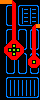

Below is a game level as drawn by its tile map, then a one-line description and the .tmx file that defines it, in full:
An orthogonal 10x25 tile map with 4x4 px tiles, 1 tile layer (Capa de Patrones 1).

<map version="1.0" tiledversion="1.0.2" orientation="orthogonal" renderorder="right-down" width="10" height="25" tilewidth="4" tileheight="4" nextobjectid="1">
 <tileset firstgid="1" source="tilesetFactory.tsx" />
 <layer name="Capa de Patrones 1" width="10" height="25">
  <data encoding="csv">
14,14,14,8,13,13,13,13,13,13,
13,1,6,4,1,6,6,6,6,2,
13,5,13,4,5,5,6,5,6,5,
13,5,13,4,5,5,6,5,6,5,
13,5,13,4,5,5,6,5,6,5,
13,5,13,4,5,5,6,5,6,5,
13,9,6,4,9,6,6,6,7,14,
13,1,6,4,1,6,2,1,4,2,
13,5,13,4,5,13,5,5,4,5,
13,5,13,4,5,13,5,5,4,5,
13,5,7,4,8,13,5,5,4,5,
13,7,4,3,4,8,5,5,4,5,
13,4,3,3,3,4,10,9,4,10,
13,11,4,3,4,12,2,1,4,2,
13,5,11,4,12,13,5,7,4,8,
13,5,13,5,5,13,5,4,3,4,
13,5,13,5,5,13,5,11,4,12,
13,5,13,5,5,13,5,5,13,5,
13,9,6,10,9,6,10,9,6,10,
13,1,6,6,6,6,6,6,6,2,
13,5,5,5,5,5,5,5,5,5,
13,5,5,5,5,5,5,5,5,5,
13,5,5,5,5,5,5,5,5,5,
13,5,5,5,5,5,5,5,5,5,
13,9,6,6,6,6,6,6,6,10
</data>
 </layer>
</map>
